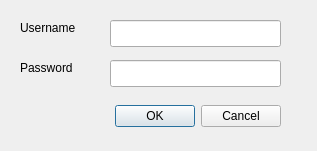
<?xml version="1.0" encoding="UTF-8"?>
<ui version="4.0">
 <class>LoginDialog</class>
 <widget class="QDialog" name="LoginDialog">
  <property name="windowModality">
   <enum>Qt::WindowModal</enum>
  </property>
  <property name="geometry">
   <rect>
    <x>0</x>
    <y>0</y>
    <width>317</width>
    <height>151</height>
   </rect>
  </property>
  <property name="windowTitle">
   <string>Login</string>
  </property>
  <property name="sizeGripEnabled">
   <bool>false</bool>
  </property>
  <property name="modal">
   <bool>true</bool>
  </property>
  <widget class="QDialogButtonBox" name="buttonBox">
   <property name="geometry">
    <rect>
     <x>30</x>
     <y>100</y>
     <width>251</width>
     <height>32</height>
    </rect>
   </property>
   <property name="orientation">
    <enum>Qt::Horizontal</enum>
   </property>
   <property name="standardButtons">
    <set>QDialogButtonBox::Cancel|QDialogButtonBox::Ok</set>
   </property>
  </widget>
  <widget class="QLabel" name="label">
   <property name="geometry">
    <rect>
     <x>20</x>
     <y>20</y>
     <width>81</width>
     <height>16</height>
    </rect>
   </property>
   <property name="text">
    <string>Username</string>
   </property>
  </widget>
  <widget class="QLabel" name="label_2">
   <property name="geometry">
    <rect>
     <x>20</x>
     <y>60</y>
     <width>81</width>
     <height>16</height>
    </rect>
   </property>
   <property name="text">
    <string>Password</string>
   </property>
  </widget>
  <widget class="QLineEdit" name="txtUsername">
   <property name="geometry">
    <rect>
     <x>110</x>
     <y>20</y>
     <width>171</width>
     <height>27</height>
    </rect>
   </property>
  </widget>
  <widget class="QLineEdit" name="txtPassword">
   <property name="geometry">
    <rect>
     <x>110</x>
     <y>60</y>
     <width>171</width>
     <height>27</height>
    </rect>
   </property>
   <property name="echoMode">
    <enum>QLineEdit::Password</enum>
   </property>
  </widget>
 </widget>
 <tabstops>
  <tabstop>buttonBox</tabstop>
 </tabstops>
 <resources/>
 <connections/>
</ui>
